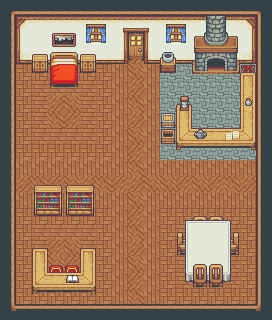

A level layout from a 2D game, rendered from its tile map. Below: a short description, then the map file with tile-grid data replaced by summaries:
An orthogonal 17x20 tile map with 16x16 px tiles, 8 tile layers (Floor, Walls, Door, UnderFurniture, ...), 4 tilesets and 2 objects (ExitHouse, ReturnFromWorld).

<map version="1.0" orientation="orthogonal" renderorder="right-down" width="17" height="20" tilewidth="16" tileheight="16" nextobjectid="48">
 <tileset firstgid="1" name="inside_changed" tilewidth="16" tileheight="16" tilecount="105" columns="15">
  <image source="../build/assets/images/tiles/inside_changed.png" width="240" height="112" />
 </tileset>
 <tileset firstgid="106" name="inside" tilewidth="16" tileheight="16" tilecount="1645" columns="47">
  <image source="../build/assets/images/tiles/inside.png" width="752" height="560" />
 </tileset>
 <tileset firstgid="1751" name="doors" tilewidth="16" tileheight="16" tilecount="192" columns="12">
  <image source="../build/assets/images/tiles/doors.png" width="192" height="256" />
 </tileset>
 <tileset firstgid="1943" name="sky" tilewidth="16" tileheight="16" tilecount="3072" columns="64">
  <image source="../build/assets/images/tiles/sky.png" width="1024" height="768" />
 </tileset>
 <layer name="Floor" width="17" height="20">
  <data>[340 cells, 226 non-empty, 5 distinct tile ids]</data>
 </layer>
 <layer name="Walls" width="17" height="20">
  <data>[340 cells, 45 non-empty, 18 distinct tile ids]</data>
 </layer>
 <layer name="Door" width="17" height="20">
  <data>[340 cells, 2 non-empty, 2 distinct tile ids]</data>
 </layer>
 <layer name="UnderFurniture" width="17" height="20">
  <data>[340 cells, 17 non-empty, 11 distinct tile ids]</data>
 </layer>
 <layer name="Furniture" width="17" height="20">
  <data>[340 cells, 96 non-empty, 54 distinct tile ids]</data>
 </layer>
 <layer name="Items" width="17" height="20">
  <data>[340 cells, 4 non-empty, 4 distinct tile ids]</data>
 </layer>
 <layer name="AboveFurniture" width="17" height="20">
  <data>[340 cells, 4 non-empty, 2 distinct tile ids]</data>
 </layer>
 <layer name="Ceiling" width="17" height="20">
  <data>[340 cells, 70 non-empty, 6 distinct tile ids]</data>
 </layer>
 <objectgroup name="CollisionTrigger">
  <object id="45" name="ExitHouse" x="128.091" y="44" width="16" height="11.3347" />
  <object id="46" name="ReturnFromWorld" x="133" y="89.7273" width="5.81818" height="6.18182" />
 </objectgroup>
</map>
